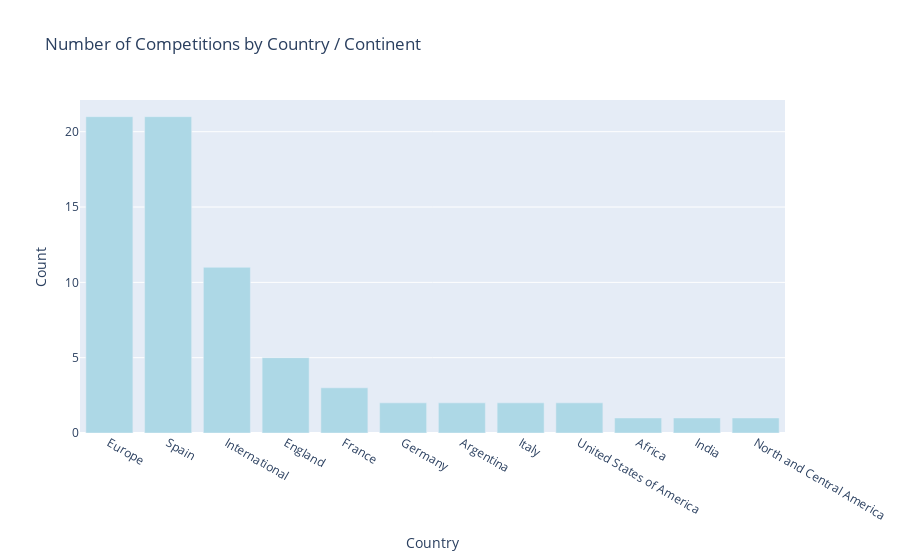

The notebook cell saved with this chart:
### Code cell
# Plot the distribution of competitions by country
fig = px.bar(countries_grouped, x='country_name', y='count', title='Number of Competitions by Country / Continent',
             labels={'country_name': 'Country', 'count': 'Count'},
             # add one color for all bars
                color_discrete_sequence=['lightblue']
             )

fig.show()

### Figure 1 — Plotly figure (JSON) as saved in the notebook; plotly's stock layout.template omitted (floating-point values rounded to 4 significant figures)
{"data": [{"alignmentgroup": "True", "hovertemplate": "Country=%{x}<br>Count=%{y}<extra></extra>", "legendgroup": "", "marker": {"color": "lightblue", "pattern": {"shape": ""}}, "name": "", "offsetgroup": "", "orientation": "v", "showlegend": false, "textposition": "auto", "x": ["Europe", "Spain", "International", "England", "France", "Germany", "Argentina", "Italy", "United States of America", "Africa", "India", "North and Central America"], "xaxis": "x", "y": [21, 21, 11, 5, 3, 2, 2, 2, 2, 1, 1, 1], "yaxis": "y", "type": "bar"}], "layout": {"xaxis": {"anchor": "y", "domain": [0.0, 1.0], "title": {"text": "Country"}}, "yaxis": {"anchor": "x", "domain": [0.0, 1.0], "title": {"text": "Count"}}, "legend": {"tracegroupgap": 0}, "title": {"text": "Number of Competitions by Country / Continent"}, "barmode": "relative"}}
